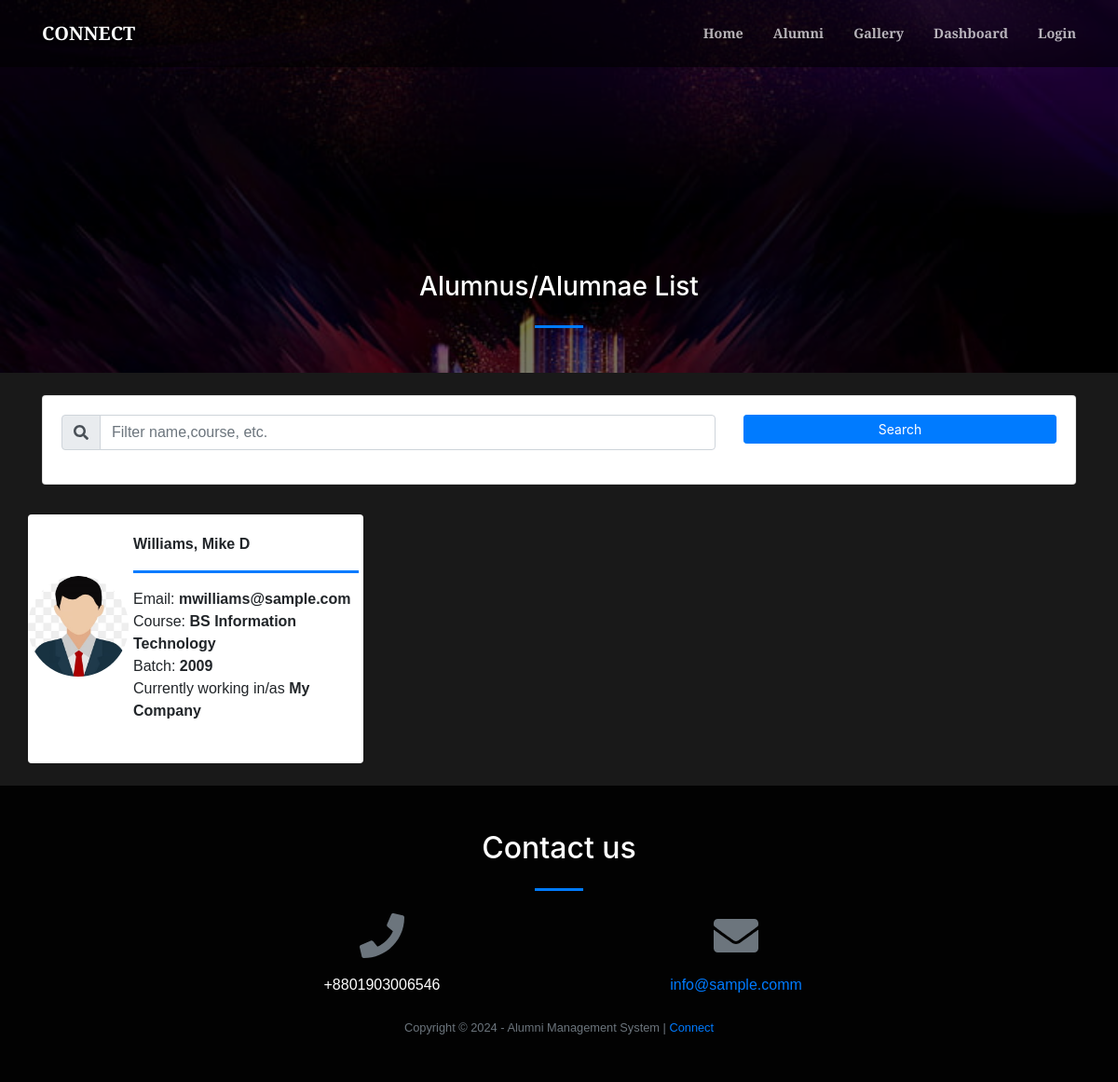
The app's page /index.php?page=alumni_list with its own data.
### tables this page shows
CREATE TABLE `alumnus_bio` (
  `id` int(30) NOT NULL,
  `firstname` varchar(200) NOT NULL,
  `middlename` varchar(200) NOT NULL,
  `lastname` varchar(200) NOT NULL,
  `gender` varchar(10) NOT NULL,
  `batch` year(4) NOT NULL,
  `course_id` int(30) NOT NULL,
  `email` varchar(250) NOT NULL,
  `connected_to` text NOT NULL,
  `avatar` text NOT NULL,
  `status` tinyint(1) NOT NULL DEFAULT 0 COMMENT '0= Unverified, 1= Verified',
  `date_created` date NOT NULL DEFAULT current_timestamp()
);

CREATE TABLE `courses` (
  `id` int(30) NOT NULL,
  `course` text NOT NULL,
  `about` text NOT NULL
);

### alumni_list.php (the view, shortened to what this page needs)
<?php
include 'admin/db_connect.php';
?>
        <header class="masthead">
            <div class="container-fluid h-100">
                <div class="row h-100 align-items-center justify-content-center text-center">
                    <div class="col-lg-8 align-self-end mb-4 page-title">
                        <h3 class="text-white">Alumnus/Alumnae List</h3>
                        <hr class="divider my-4" />
                    </div>
                </div>
            </div>
        </header>
        	<div class="container">
        		<div class="card mb-4 mt-4">
		        <div class="card-body">
		            <div class="row">
		                <div class="col-md-8">
		                    <div class="input-group mb-3">
		                      <div class="input-group-prepend">
		                        <span class="input-group-text" id="filter-field"><i class="fa fa-search"></i></span>
		                      </div>
		                      <input type="text" class="form-control" id="filter" placeholder="Filter name,course, etc." aria-label="Filter" aria-describedby="filter-field">
		                    </div>
		                </div>
		                <div class="col-md-4">
		                    <button class="btn btn-primary btn-block btn-sm" id="search">Search</button>
		                </div>
		            </div>
		        </div>
		    </div>
        	</div>
            <div class="container-fluid mt-3 pt-2">
                <div class="row-items">
                <div class="col-lg-12">
                    <div class="row">
                <?php
                $fpath = 'admin/assets/uploads';
                $alumni = $conn->query("SELECT a.*,c.course,Concat(a.lastname,', ',a.firstname,' ',a.middlename) as name from alumnus_bio a inner join courses c on c.id = a.course_id order by Concat(a.lastname,', ',a.firstname,' ',a.middlename) asc");
                while($row = $alumni->fetch_assoc()):
                ?>
                <div class="col-md-4 item">
                <div class="card alumni-list" data-id="<?php echo $row['id'] ?>">
                        <div class="alumni-img" card-img-top>
                            <img src="<?php echo $fpath.'/'.$row['avatar'] ?>" alt="">
                        </div>
                    <div class="card-body">
                        <div class="row align-items-center h-100">
                            <div class="">
                                <div>
                                <p class="filter-txt"><b><?php echo $row['name'] ?></b></p>
                                <hr class="divider w-100" style="max-width: calc(100%)">
                                <p class="filter-txt">Email: <b><?php echo $row['email'] ?></b></p>
                                <p class="filter-txt">Course: <b><?php echo $row['course'] ?></b></p>
                                <p class="filter-txt">Batch: <b><?php echo $row['batch'] ?></b></p>
                                <p class="filter-txt">Currently working in/as <b><?php echo $row['connected_to'] ?></b></p>
                                    <br>
                                </div>
                            </div>
                        </div>
                    </div>
                </div>
                <br>
                </div>
                <?php endwhile; ?>
                </div>
                </div>
                </div>
            </div>

### index.php (shortened to what this page needs)
<!DOCTYPE html>
<html lang="en">
<?php
include('header.php');
?>
<body id="page-top">
  <nav class="navbar navbar-expand-lg navbar-light fixed-top py-3" id="mainNav">
    <div class="container">
      <a class="navbar-brand js-scroll-trigger" href="http://localhost/alumni/index.php?page=home">CONNECT</a>
      <div class="collapse navbar-collapse" id="navbarResponsive">
        <ul class="navbar-nav ml-auto my-2 my-lg-0">
          <li class="nav-item"><a class="nav-link js-scroll-trigger" href="index.php?page=home">Home</a></li>
          <li class="nav-item"><a class="nav-link js-scroll-trigger" href="index.php?page=alumni_list">Alumni</a></li>
          <li class="nav-item"><a class="nav-link js-scroll-trigger" href="index.php?page=gallery">Gallery</a></li>
          <li class="nav-item"><a class="nav-link js-scroll-trigger" href="http://localhost/alumni/admin/index.php?page=home">Dashboard</a></li>
          <?php if (!isset($_SESSION['login_id'])): ?>
            <li class="nav-item"><a class="nav-link js-scroll-trigger" href="#" id="login">Login</a></li>
          <?php endif; ?>
        </ul>
      </div>
    </div>
  </nav>
  <?php
  $page = isset($_GET['page']) ? $_GET['page'] : "home";
  include $page . '.php';
  ?>
  <footer class=" py-5">
    <div class="container">
      <div class="row justify-content-center">
        <div class="col-lg-8 text-center">
          <h2 class="mt-0 text-white">Contact us</h2>
          <hr class="divider my-4" />
        </div>
      </div>
      <div class="row">
        <div class="col-lg-4 ml-auto text-center mb-5 mb-lg-0">
          <i class="fas fa-phone fa-3x mb-3 text-muted"></i>
          <div class="text-white">+8801903006546</div>
        </div>
        <div class="col-lg-4 mr-auto text-center">
          <i class="fas fa-envelope fa-3x mb-3 text-muted"></i>
          <a class="d-block" href="mailto:<?php echo $_SESSION['system']['email'] ?>"><?php echo $_SESSION['system']['email'] ?></a>
        </div>
      </div>
    </div>
    <br>
    <div class="container">
      <div class="small text-center text-muted">Copyright © 2024 - <?php echo $_SESSION['system']['name'] ?> | <a href="http://localhost/alumni/index.php?page=home" target="_blank">Connect</a></div>
    </div>
  </footer>
</body>
</html>

### header.php (shortened to what this page needs)
<link href="admin/assets/css/jquery.datetimepicker.min.css" rel="stylesheet">
<link href="https://cdnjs.cloudflare.com/ajax/libs/magnific-popup.js/1.1.0/magnific-popup.min.css" rel="stylesheet" />
<link href="admin/assets/vendor/bootstrap-datepicker/css/bootstrap-datepicker.css" rel="stylesheet" />
<link href="css/styles.css" rel="stylesheet" />
<link type="text/css" rel="stylesheet" href="admin/assets/css/jquery-te-1.4.0.css">
 <link href="admin/assets/css/select2.min.css" rel="stylesheet">

### alumni_list.php (style rules this page uses)
.alumni-list { cursor: pointer; border: unset; flex-direction: inherit; }
.alumni-img { width: calc(30%); max-height: 30vh; display: flex; align-items: center; justify-content: center; }
.alumni-list .card-body { width: calc(70%); }
.alumni-img img { border-radius: 100%; max-height: calc(100%); max-width: calc(100%); }
header.masthead,header.masthead:before { min-height: 50vh !important; height: 50vh !important }
.row-items { position: relative; }
.masthead { min-height: 23vh !important; height: 23vh !important; }
.masthead:before { min-height: 23vh !important; height: 23vh !important; }
.alumni-list p { margin:unset; }

### records on screen
alumnus_bio: avatar (picture), name "Williams, Mike D", email "mwilliams@sample.com", course.course "BS Information Technology", batch "2009", connected_to "My Company"

### other values on screen
$_SESSION['system']['email'] "info@sample.comm"
$_SESSION['system']['name'] "Alumni Management System"
